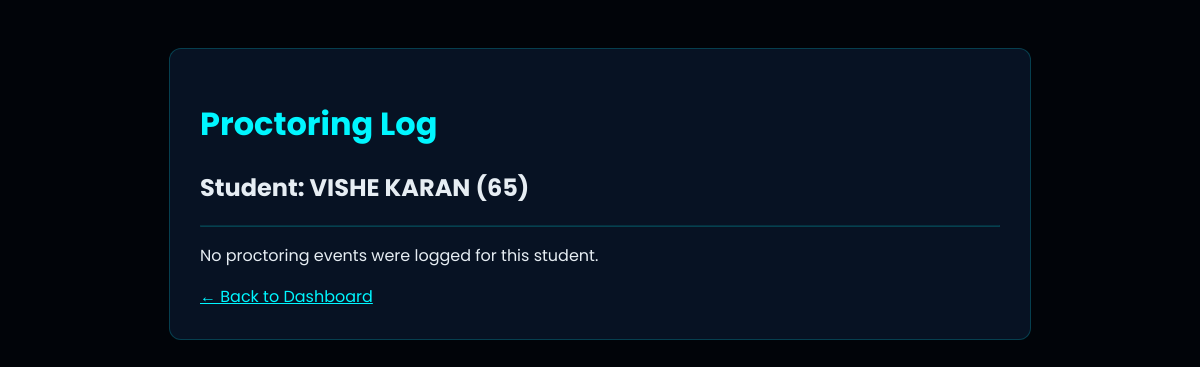
Page /admin/review/65 (signed in) on the earlier database version.
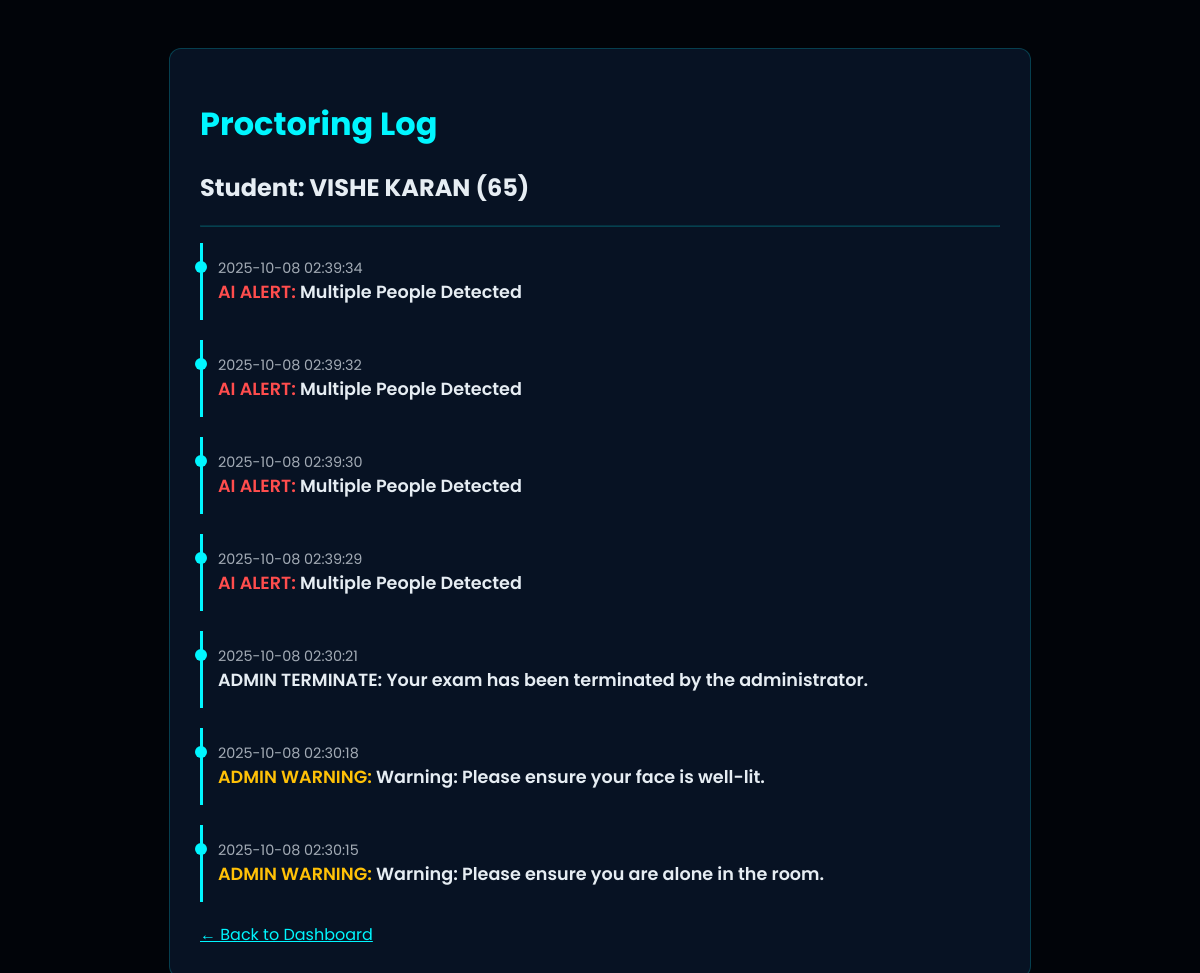
Same page on the later database version.
### tables this page shows
CREATE TABLE proctoring_logs (
            id INTEGER PRIMARY KEY AUTOINCREMENT,
            student_roll_no TEXT NOT NULL,
            event_type TEXT NOT NULL,
            message TEXT,
            timestamp DATETIME DEFAULT CURRENT_TIMESTAMP
        );

### app.py (the view)
@app.route('/admin/review/<student_roll_no>')
def review_session(student_roll_no):
    if not session.get('admin'):
        return redirect(url_for('admin_login_page'))
    conn = sqlite3.connect(DB_FILE)
    conn.row_factory = sqlite3.Row
    cursor = conn.cursor()
    cursor.execute(
        "SELECT timestamp, event_type, message FROM proctoring_logs WHERE student_roll_no = ? ORDER BY timestamp DESC",
        (student_roll_no,)
    )
    logs = cursor.fetchall()
    conn.close()
    student_name = "Unknown"
    for student_data in STUDENTS.values():
        if str(student_data['roll_no']) == str(student_roll_no):
            student_name = student_data['name']
            break
    return render_template(
        'admin_review.html',
        logs=logs,
        student_roll_no=student_roll_no,
        student_name=student_name
    )

### templates/admin_review.html (shortened to what this page needs)
<!DOCTYPE html>
<html lang="en">
<head>
</head>
<body>
    <div class="container">
        <h1>Proctoring Log</h1>
        <h2>Student: {{ student_name }} ({{ student_roll_no }})</h2>
        <hr style="border-color: rgba(0, 246, 255, 0.2);">
        <ul class="timeline">
            {% if logs %}
                {% for log in logs %}
                    <li>
                        <div class="log-time">{{ log['timestamp'] }}</div>
                        <div class="log-message">
                            <span class="log-type-{{ log['event_type'] }}">{{ log['event_type'].replace('_', ' ') }}:</span>
                            {{ log['message'] }}
                        </div>
                    </li>
                {% endfor %}
            {% else %}
                <p>No proctoring events were logged for this student.</p>
            {% endif %}
        </ul>
        <a href="{{ url_for('admin_dashboard') }}" style="color: #00f6ff;">&larr; Back to Dashboard</a>
    </div>
</body>
</html>

### templates/admin_review.html (style rules this page uses)
body { font-family: 'Poppins', sans-serif; background-color: #010409; color: #e6edf3; padding: 40px; }
.container { max-width: 800px; margin: auto; background-color: rgba(10, 25, 47, 0.7); padding: 30px; border-radius: 12px; border: 1px solid rgba(0, 246, 255, 0.2); }
h1 { color: #00f6ff; }
.timeline { list-style: none; padding: 0; }
.timeline li { padding: 15px; border-left: 3px solid #00f6ff; margin-bottom: 20px; position: relative; }
.timeline li::before { content: ''; width: 12px; height: 12px; background: #00f6ff; border-radius: 50%; position: absolute; left: -8px; top: 18px; }
.log-time { font-size: 0.9em; color: rgba(230, 237, 243, 0.7); }
.log-message { font-weight: 600; font-size: 1.1em; }
.log-type-AI_ALERT { color: #ff4d4d; }
.log-type-ADMIN_WARNING { color: #ffc107; }

Differences in the rows shown:
added proctoring_logs: timestamp "2025-10-08 02:39:34", event_type.replace "AI ALERT", message "Multiple People Detected"
added proctoring_logs: timestamp "2025-10-08 02:39:32", event_type.replace "AI ALERT", message "Multiple People Detected"
added proctoring_logs: timestamp "2025-10-08 02:39:30", event_type.replace "AI ALERT", message "Multiple People Detected"
added proctoring_logs: timestamp "2025-10-08 02:39:29", event_type.replace "AI ALERT", message "Multiple People Detected"
added proctoring_logs: timestamp "2025-10-08 02:30:21", event_type.replace "ADMIN TERMINATE", message "Your exam has been terminated by the administrator."
added proctoring_logs: timestamp "2025-10-08 02:30:18", event_type.replace "ADMIN WARNING", message "Warning: Please ensure your face is well-lit."
added proctoring_logs: timestamp "2025-10-08 02:30:15", event_type.replace "ADMIN WARNING", message "Warning: Please ensure you are alone in the room."
Other differences:
text no longer shown: "No proctoring events were logged for this student."
